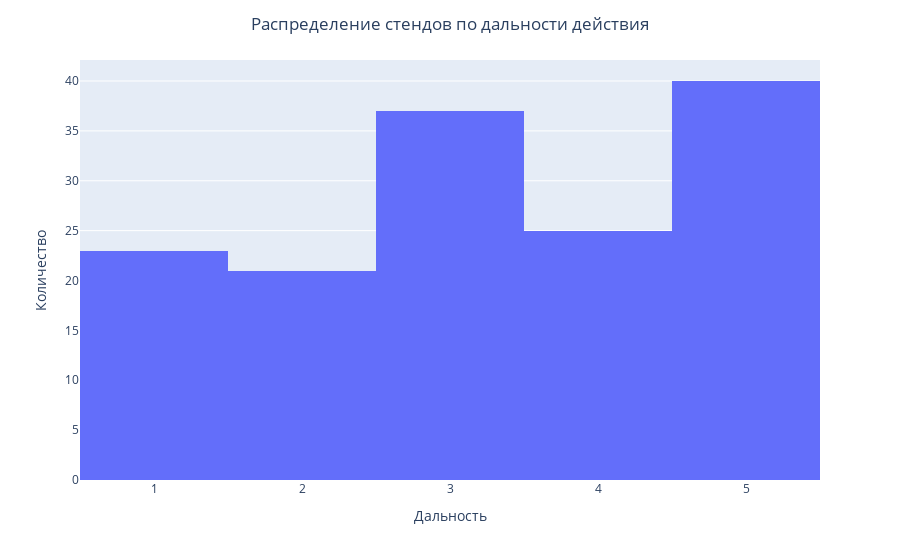

Write notebook code for a chart like this one.
### Markdown cell above
Так, отлично, некоторые стенды по смыслу мы заполнили, а теперь надо еще дополнить значения у других стендов, заполним аналогично силе и скорости

### Code cell
know_range_stands = begin_dataset[
    (begin_dataset['Дальность'] != 'undefined') & (begin_dataset['Дальность'] != 'unknown') & (begin_dataset['Дальность'] != 'infinite') & (begin_dataset['Дальность'] != 'none')
]

pivot_range_stands = know_range_stands.value_counts('Дальность').reset_index()

display(know_range_stands)

histogram_range_stands = px.histogram(know_range_stands, x = 'Дальность', nbins = 8)

histogram_range_stands.update_layout(
    title = {'text': 'Распределение стендов по дальности действия', 'x': 0.5},
    xaxis_title = 'Дальность',
    yaxis_title = 'Количество')

histogram_range_stands.show()

### Figure 1 — Plotly figure (JSON) as saved in the notebook; plotly's stock layout.template omitted (floating-point values rounded to 4 significant figures; data arrays with more than 128 entries replaced by an {"elided": "..."} marker saying what was removed)
{"data": [{"alignmentgroup": "True", "bingroup": "x", "hovertemplate": "Дальность=%{x}<br>count=%{y}<extra></extra>", "legendgroup": "", "marker": {"color": "#636efa", "pattern": {"shape": ""}}, "name": "", "nbinsx": 8, "offsetgroup": "", "orientation": "v", "showlegend": false, "type": "histogram", "x": {"elided": "146 int values"}, "xaxis": "x", "yaxis": "y"}], "layout": {"barmode": "relative", "legend": {"tracegroupgap": 0}, "margin": {"t": 60}, "title": {"text": "Распределение стендов по дальности действия", "x": 0.5}, "xaxis": {"anchor": "y", "domain": [0, 1], "title": {"text": "Дальность"}}, "yaxis": {"anchor": "x", "domain": [0, 1], "title": {"text": "Количество"}}}}
